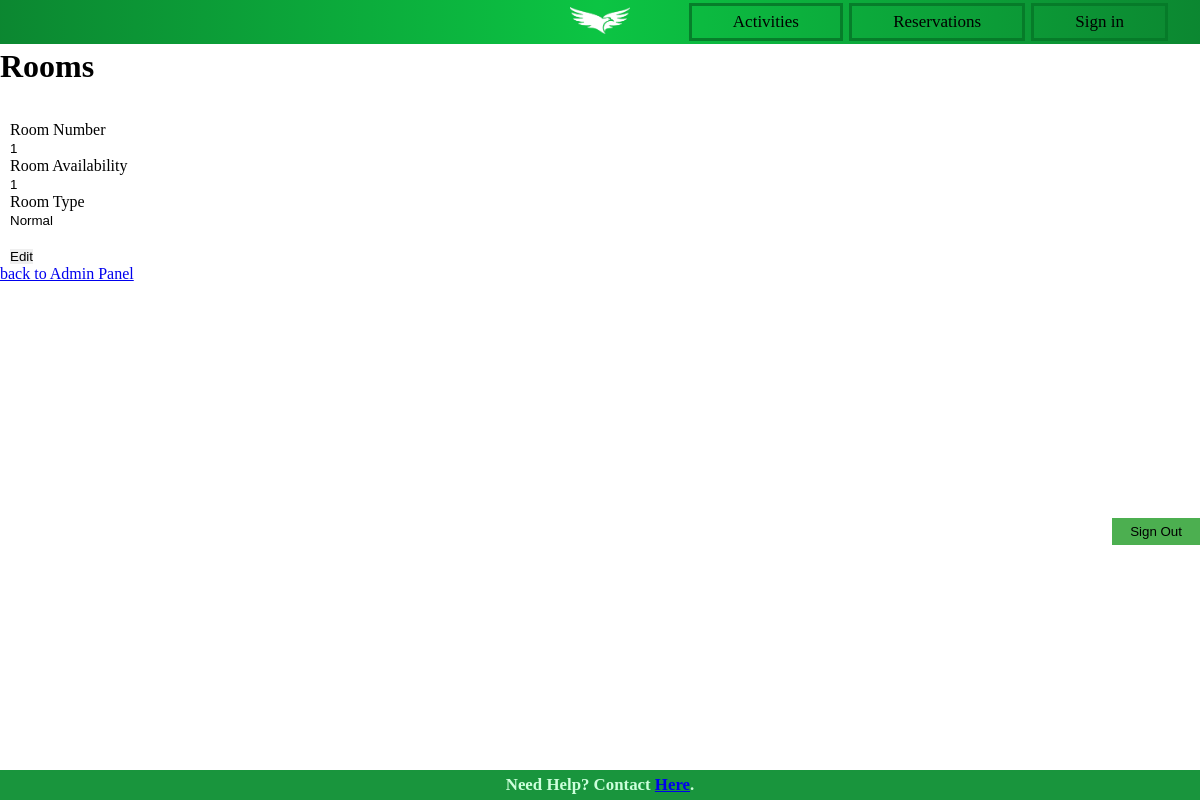
The app's page /adminPanelEdit.php?id=2&funcRequired=adminRoom, older data.
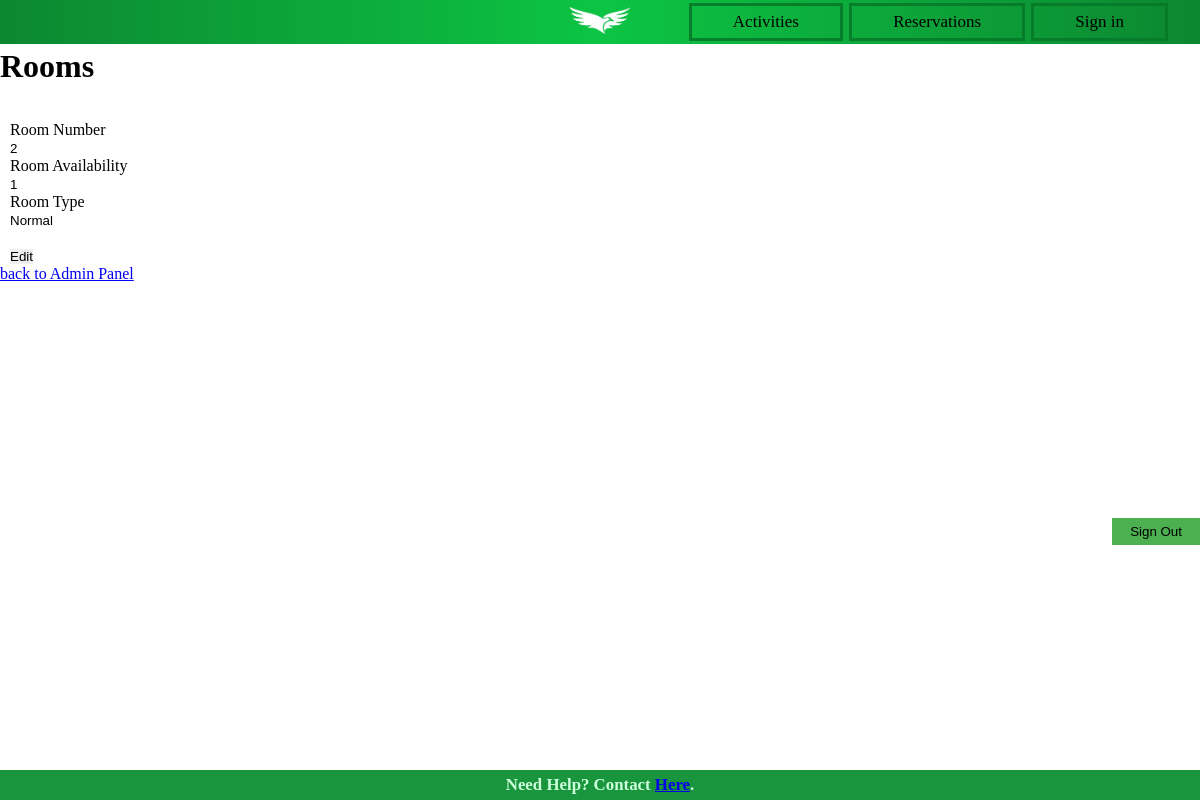
The same page, newer data.
### tables this page shows
CREATE TABLE `rooms` (
  `id` int(11) NOT NULL,
  `roomNr` int(11) NOT NULL,
  `roomAvailability` tinyint(1) NOT NULL,
  `roomType` varchar(30) NOT NULL
);

### functions/functions.php (the view, shortened to what this page needs)
<?php
require 'dbCon.php';
function chooseEditFunction($tableName, $idNum){
    switch($tableName){
        case "adminRoom":
            AdminPanelEditRoom($idNum);
            break;
    }
}
function AdminPanelEditRoom($idNum){
    global $con;
    $id = $_GET['id'];
    $query = $con->prepare("SELECT roomNr, roomAvailability, roomType FROM rooms WHERE id= ?");
    $query->bind_param('i', $id);
    $query->execute();
    $result = $query->get_result();
    $result->fetch_all(MYSQLI_ASSOC);
    echo "<h1>Rooms</h1><br>";
    echo "<form method=\"post\"><br>";
    foreach($result as $row){
        echo "<label for=\"roomNr\">Room Number</label><br>";
        echo "<input type=\"text\" id=\"roomNr\" name=\"roomNr\" value=\"". $row['roomNr'] . "\"><br>";
        echo "<label for=\"roomAvailability\">Room Availability</label><br>";
        echo "<input type=\"text\" id=\"roomAvailability\" name=\"roomAvailability\" value=\"". $row['roomAvailability'] . "\"><br>";
        echo "<label for=\"roomType\">Room Type</label><br>";
        echo "<input type=\"text\" id=\"roomType\" name=\"roomType\" value=\"" . $row['roomType'] . "\"><br><br>";
        echo "<input type=\"submit\" name=\"submit\" value=\"Edit\">";
    }
    echo "</form>";
}
?>

### adminPanelEdit.php (shortened to what this page needs)
<!DOCTYPE html>
<html>
<head>
    <link rel="stylesheet" href="res/style.css">
</head>
<body id ="adminPanel">
<?php
include('res/elements/header.php');
?>
<?php
include('res/elements/footer.php');
?>
<?php
include('functions/functions.php');
?>
        <?php
        chooseEditFunction($_GET['funcRequired'], $_GET["id"]);
        ?>
    <input type = "submit" name = "submit" value = "Sign Out" class = "signout">
    <a href="adminPanel.php">back to Admin Panel</a>
</body>
</html>

### res/elements/header.php
<header>
    <div class="logo">
        <a href="index.php"><img src="res/images/logo.png" alt="logo"></a>
    </div>
    <nav>
            <div class="headerText"><a href="preview_activities.php" style="text-decoration:none; color:black;">Activities</a></div>
        <div class="headerText"><a href="reservation_front.php" style="text-decoration:none; color:black;">Reservations</a></div>
        <div class="headerText"><a href="signin.php" style="text-decoration:none; color:black;">Sign in</a></div>
    </nav>
</header>

### res/elements/footer.php
<div class="footer"><h3>Need Help? Contact <a href="contact.php">Here</a>.</h3></div>

### res/style.css (style rules this page uses)
* { margin: 0; padding: 0; border: 0; outline: 0; vertical-align: baseline; }
body { overflow: hidden; height:100%; background-size: 100%; background-repeat: no-repeat; margin: 0; }
header { background-image: linear-gradient(90deg, hsla(138, 100%, 25%, 0.8), hsla(138, 100%, 40%, 0.8), hsla(138, 100%, 25%, 0.8)); display: inline-grid; grid-template-columns: 3fr 1fr 3fr; grid-template-rows: auto; height: 6%; background-color:#008c2ac4; }
.headerText { transition-timing-function: ease-out; transition: 0.5s; border: solid hsl(138, 90%, 25%, 0.9); float:left; display: flex; color: #000; text-align: center; align-items:center; padding: 6px 8%; font-size: 17px; flex: 0; margin: 3px; justify-content:space-evenly; }
.logo { grid-column: 2; }
.logo img { display: block; margin: 0 auto; margin-left: auto; margin-right: auto; margin-top: 7px; margin-bottom: 5px; width: 35%; height: auto; }
nav { grid-column: 3; color: whitesmoke; font-weight: 10px; }
.footer { background-color: hsla(138, 100%, 27%, 0.9); min-height: 30px; position: fixed; display: flex; left: 0; bottom: 0; width: 100%; font-size: 0.9em; color: hsl(138, 100%, 90%); text-align: center; justify-content: center; align-items: center; }
form { margin-left:10px; }
#adminPanel { overflow: visible !important; }
.signout { background-color: #4caf50; padding: 6px 18px; float:right; margin-top: 19em; }

Row changes from the older to the newer data that the page shows:
changed rooms "Normal": roomNr "1" → "2"
